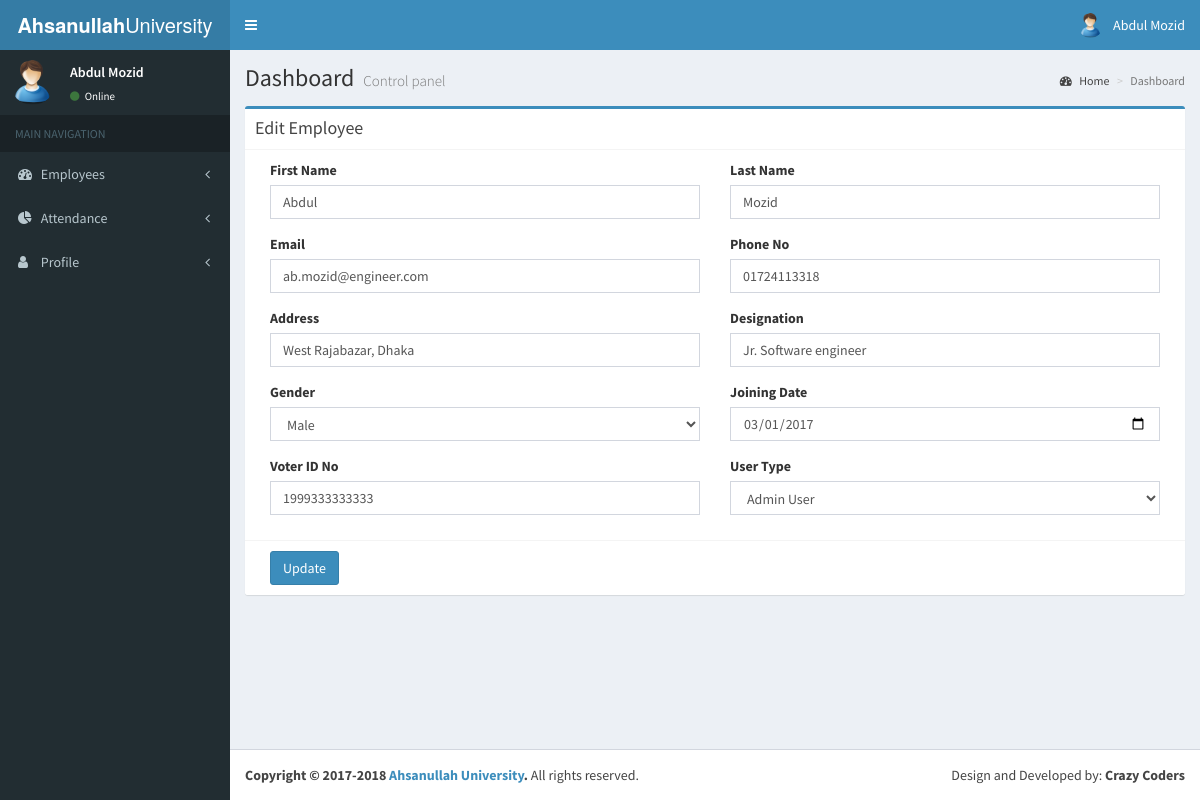
Page /emp_edit_employee.php?id=359537 (signed in) on the committed database.
### tables this page shows
CREATE TABLE `employee` (
  `id` int(10) NOT NULL AUTO_INCREMENT,
  `first_name` varchar(100) DEFAULT NULL,
  `last_name` varchar(100) DEFAULT NULL,
  `email` varchar(100) DEFAULT NULL,
  `phone_no` varchar(11) DEFAULT NULL,
  `address` varchar(200) DEFAULT NULL,
  `designation` varchar(100) DEFAULT NULL,
  `gender` varchar(10) DEFAULT NULL,
  `joining_date` date DEFAULT NULL,
  `voter_id` varchar(20) DEFAULT NULL,
  `user_type` int(2) DEFAULT NULL,
  `password` varchar(50) DEFAULT NULL,
  `update_by` int(10) DEFAULT NULL,
  `insert_datetime` datetime DEFAULT NULL,
  PRIMARY KEY (`id`)
);

CREATE TABLE `user_type` (
  `id` int(2) NOT NULL AUTO_INCREMENT,
  `type` varchar(40) DEFAULT NULL,
  PRIMARY KEY (`id`)
);

### emp_edit_employee.php (the view, shortened to what this page needs)
<?php
if (!empty($_GET)) {
    $id = $_GET['id']/359537;
    $query = mysql_query("select * from employee where id='$id'");
    $row = mysql_fetch_array($query);
}
?>
<!DOCTYPE html>
<html>
    <head>
        <?php include 'shared/csslinks.php'; ?>
    </head>
    <body class="hold-transition skin-blue sidebar-mini">
        <div class="wrapper">
            <?php include "shared/header.php"; ?>
            <?php include "shared/navbar.php"; ?>
            <div class="content-wrapper">
                <section class="content-header">
                    <h1>
                        Dashboard
                        <small>Control panel</small>
                    </h1>
                    <ol class="breadcrumb">
                        <li><a href="#"><i class="fa fa-dashboard"></i> Home</a></li>
                        <li class="active">Dashboard</li>
                    </ol>
                </section>
                <section class="content">
                    <div class="row">
                        <div class="col-md-12">
                            <div class="box box-primary">
                                <div class="box-header with-border">
                                    <h3 class="box-title">Edit Employee</h3>
                                </div>
                                <form action="" method="POST" id="contact_form">
                                    <div class="box-body">
                                        <div class="col-md-6">
                                            <div class="form-group">
                                                <label for="fname">First Name</label>
                                                <input type="text" class="form-control" id="fname" name="fname" value="<?php echo $row['first_name']; ?>" placeholder="First Name">
                                            </div>
                                        </div>
                                        <div class="col-md-6">
                                            <div class="form-group">
                                                <label for="lname">Last Name</label>
                                                <input type="text" class="form-control" id="lname" name="lname" value="<?php echo $row['last_name']; ?>" placeholder="Last Name">
                                            </div>
                                        </div>
                                        <div class="col-md-6">
                                            <div class="form-group">
                                                <label for="email">Email</label>
                                                <input type="email" class="form-control" id="email" name="email" value="<?php echo $row['email']; ?>" placeholder="Enter email">
                                            </div>
                                        </div>
                                        <div class="col-md-6">
                                            <div class="form-group">
                                                <label for="phone_no">Phone No</label>
                                                <input type="number" class="form-control" id="phone_no" name="phone_no" value="<?php echo $row['phone_no']; ?>" placeholder="Phone No">
                                            </div>
                                        </div>
                                        <div class="col-md-6">
                                            <div class="form-group">
                                                <label for="address">Address</label>
                                                <input type="text" class="form-control" id="address" name="address" value="<?php echo $row['address']; ?>" placeholder="Address">
                                            </div>
                                        </div>
                                        <div class="col-md-6">
                                            <div class="form-group">
                                                <label for="designation">Designation</label>
                                                <input type="text" class="form-control" id="designation" name="designation" value="<?php echo $row['designation']; ?>" placeholder="Designation">
                                            </div>
                                        </div>
                                        <div class="col-md-6">
                                            <div class="form-group">
                                                <label for="gender">Gender</label>
                                                <select class="form-control" name="gender" id="gender">
                                                    <option value="Male"<?php if($row['gender']=='Male'){echo "selected";}?>>Male</option>
                                                </select>
                                            </div>
                                        </div>
                                        <div class="col-md-6">
                                            <div class="form-group">
                                                <label for="joining_date">Joining Date</label>
                                                <input type="date" class="form-control" id="joining_date" name="joining_date" value="<?php echo $row['joining_date']; ?>" placeholder="Joining Date">
                                            </div>
                                        </div>
                                        <div class="col-md-6">
                                            <div class="form-group">
                                                <label for="voter_id">Voter ID No</label>
                                                <input type="number" class="form-control" id="voter_id" name="voter_id" value="<?php echo $row['voter_id']; ?>" placeholder="Voter ID No">
                                            </div>
                                        </div>
                                        <div class="col-md-6">
                                            <div class="form-group">
                                                <label for="user_type">User Type</label>
                                                <select class="form-control" id="user_type" name="user_type">
                                                    <?php
                                                    $query = mysql_query("select * from user_type order by id asc");
                                                    while ($row2 = mysql_fetch_array($query)) {
                                                        ?>
                                                        <option value="<?= $row2['id']; ?>" <?php if ($row['user_type'] == $row2['id']) {
                                                        echo "selected";
                                                    } ?>><?= $row2['type']; ?></option>
<?php } ?>
                                                </select>
                                            </div>
                                        </div>
                                    </div>
                                    <div class="box-footer">
                                        <div class="col-md-12">
                                            <input type="submit" class="btn btn-primary" name="save" value="Update">
                                        </div>
                                    </div>
                                </form>
                            </div>
                        </div>
                    </div>
                </section>
            </div>
<?php include "shared/footer.php"; ?>
        </div>
    </body>
</html>

### rows in the picture
employee: fname "Abdul", lname "Mozid", email "ab.mozid@engineer.com", phone_no "01724113318", address "West Rajabazar, Dhaka", designation "Jr. Software engineer", gender "Male", joining_date "03/01/2017", voter_id "1999333333333", user_type "Admin User"

### other values in the picture
$_SESSION['name'] "Abdul Mozid"
